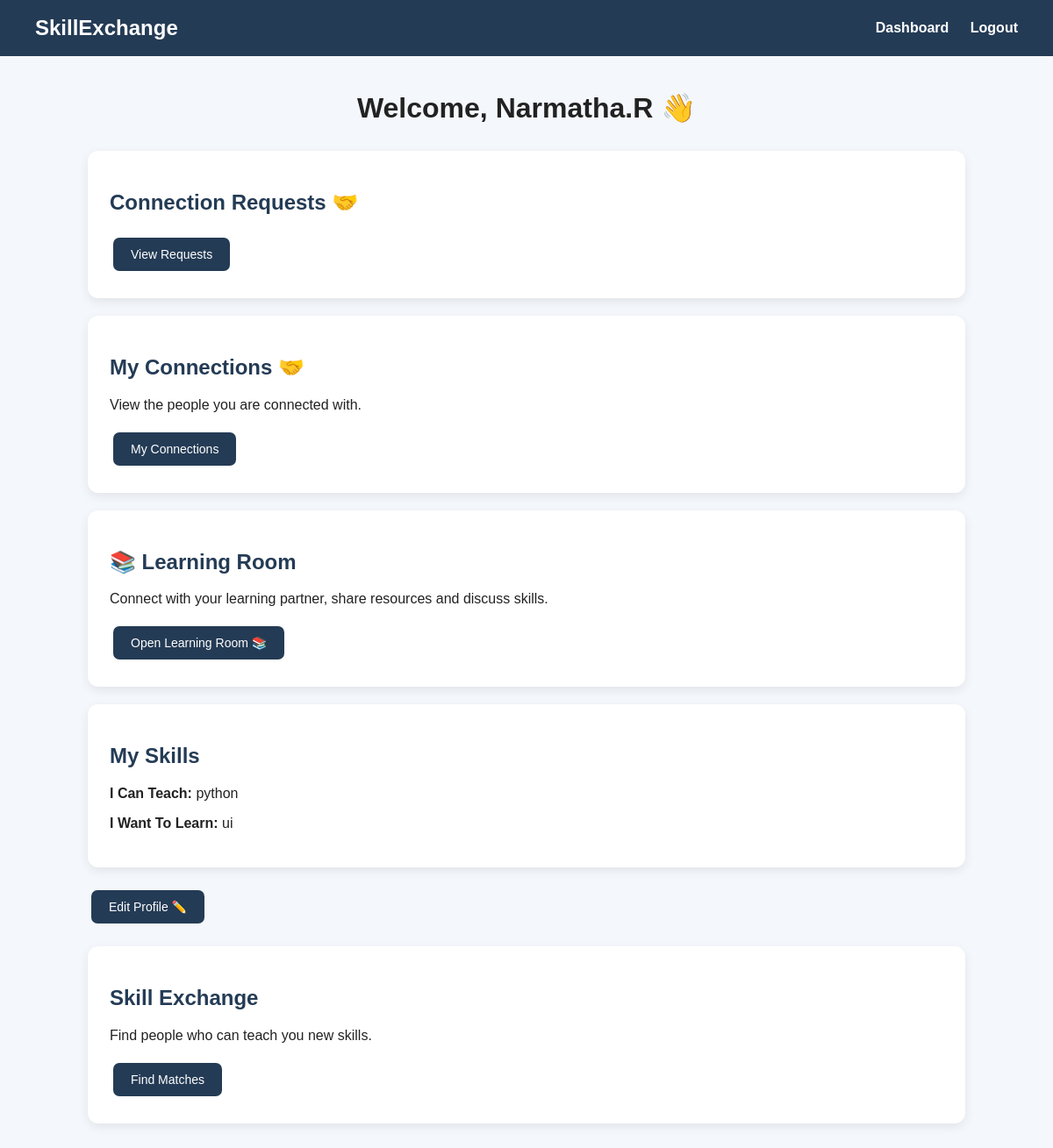
The app's page /dashboard (signed in) with its own data.
### tables this page shows
CREATE TABLE users (
            id INTEGER PRIMARY KEY AUTOINCREMENT,
            name TEXT NOT NULL,
            email TEXT UNIQUE NOT NULL,
            password TEXT NOT NULL,
            teach_skill TEXT,
            learn_skill TEXT
        );

### app.py (the view)
@app.route("/dashboard")
def dashboard():
    if "user_id" not in session:
        return redirect("/login")
    conn = get_db()
    user = conn.execute("""
        SELECT * FROM users
        WHERE id = ?
    """, (session["user_id"],)).fetchone()
    conn.close()
    return render_template("dashboard.html", user=user)

### app.py (called while the page is built)
def get_db():
    conn = sqlite3.connect(DATABASE)
    conn.row_factory = sqlite3.Row
    return conn

### templates/dashboard.html (shortened to what this page needs)
<!DOCTYPE html>
<html>
<head>
    <link rel="stylesheet" href="{{ url_for('static', filename='style.css') }}">
</head>
<body>
<nav>
    <h2>SkillExchange</h2>
    <div>
        <a href="/dashboard">Dashboard</a>
        <a href="/logout">Logout</a>
    </div>
</nav>
<div class="dashboard">
    <h1>Welcome, {{ user["name"] }} 👋</h1>
    <div class="card">
        <h2>Connection Requests 🤝</h2>
    <a href="/requests">
        <button>View Requests</button>
    </a>
</div>
<div class="card">
    <h2>My Connections 🤝</h2>
    <p>View the people you are connected with.</p>
    <a href="/connections">
        <button>My Connections</button>
    </a>
</div>
<div class="card">
    <h2>📚 Learning Room</h2>
    <p>
        Connect with your learning partner,
        share resources and discuss skills.
    </p>
    <a href="/connections">
        <button>
            Open Learning Room 📚
        </button>
    </a>
</div>
<div class="card">
    <h2>My Skills</h2>
    <p>
        <b>I Can Teach:</b>
        {{ user["teach_skill"] }}
    </p>
    <p>
        <b>I Want To Learn:</b>
        {{ user["learn_skill"] }}
    </p>
</div>
<a href="/edit-profile">
    <button>Edit Profile ✏️</button>
</a>
    <div class="card">
        <h2>Skill Exchange</h2>
        <p>
            Find people who can teach you new skills.
        </p>
        <a href="/matches">
    <button>Find Matches</button>
</a>
    </div>
</div>
</body>
</html>

### static/style.css (style rules this page uses)
* { box-sizing: border-box; }
body { margin: 0; font-family: Arial, sans-serif; background: #f4f7fb; color: #222; }
nav { background: #243b55; color: white; padding: 18px 40px; display: flex; justify-content: space-between; align-items: center; }
nav h2 { margin: 0; }
nav a { color: white; text-decoration: none; margin-left: 20px; font-weight: bold; }
.dashboard { width: 85%; max-width: 1000px; margin: 40px auto; }
.dashboard > h1 { text-align: center; margin-bottom: 30px; }
.card { background: white; padding: 25px; margin: 20px 0; border-radius: 12px; box-shadow: 0 4px 12px rgba(0, 0, 0, 0.08); }
.card h2 { color: #243b55; }
button { background: #243b55; color: white; border: none; padding: 11px 20px; border-radius: 7px; cursor: pointer; margin: 6px 4px; font-size: 14px; }
a { text-decoration: none; }

### records on screen
users: name "Narmatha.R", teach_skill "python", learn_skill "ui"
